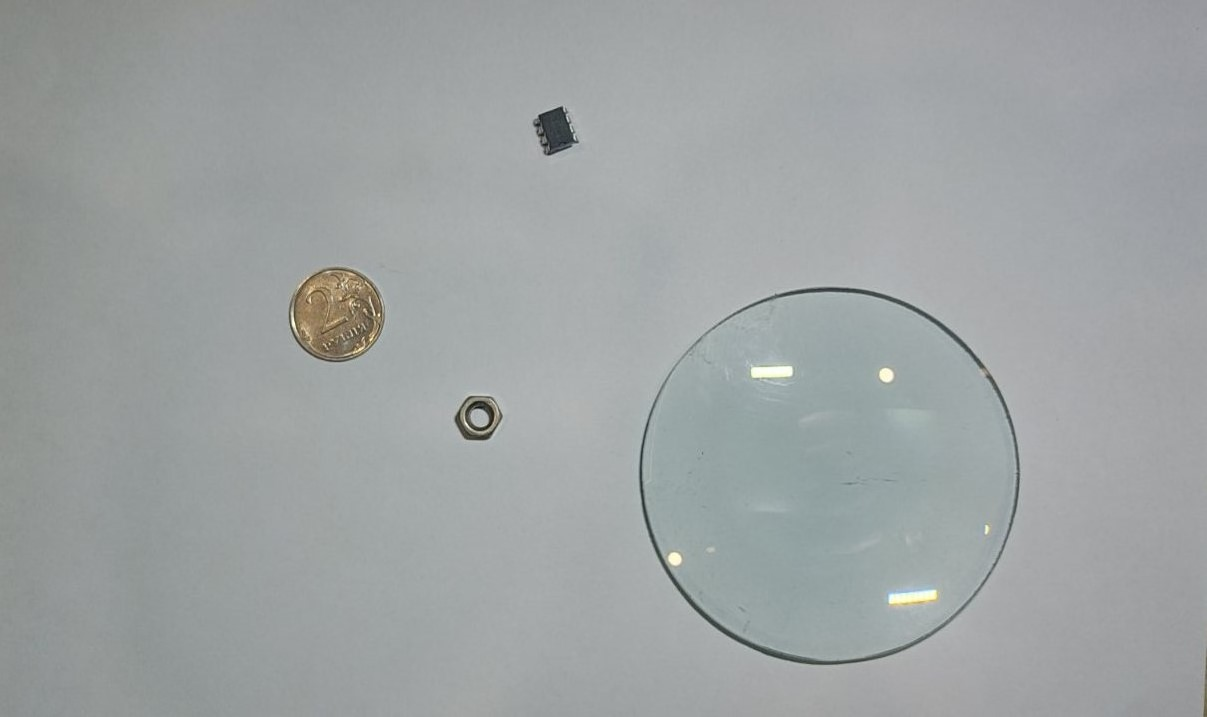
#> input picture 18/Фото1.jpg, 1207 x 717 px
$ jupyter execute --allow-errors 18.ipynb   (shell and % lines are left out)   (older library calls are emulated)
#> lines starting #> are read from the running program, lines starting #| are printed output that depends on the picture; after the words box and inside, x2 and y2 are one past the last pixel; in counts of white or black regions, pixels touching at a corner belong together
[cell 1]
import cv2 # импорт Open CV
from google.colab.patches import cv2_imshow # cv2_imshow служит для отображения картинок в Google Colab
import numpy as np
from scipy.spatial import distance as dist
from imutils import perspective
from imutils import contours
import argparse
import imutils
import matplotlib.pyplot as plt

[cell 2]
from google.colab import files

uploaded = files.upload()
#> the answer given: Фото1.jpg

for fn in uploaded.keys():
  print('Файл(ы) "{name}" размером {length} байт загружен(ы)'.format(
      name=fn, length=len(uploaded[fn])))

[cell 3]
fileName = 'Фото1.jpg'

image = cv2.imread(fileName) # считываем данные графического файла в переменную image
#> image is the input picture: shape (717, 1207, 3); mean B, G, R 163.3, 162.9, 158.3
cv2_imshow(image)

[cell 4]
gray = cv2.cvtColor(image, cv2.COLOR_BGR2GRAY) # Преобразование в градации серого. openCV  оперирует палитрой BGR

gray = cv2.GaussianBlur(gray, (3, 3), 0) # Фильтр Гаусса с маской 3х3. Отсутствие размытия зачастую дает детекцию ложных объектов

cv2_imshow(gray)

[cell 5]
edged = cv2.Canny(gray, 50, 70) # Обнаруживаем края.
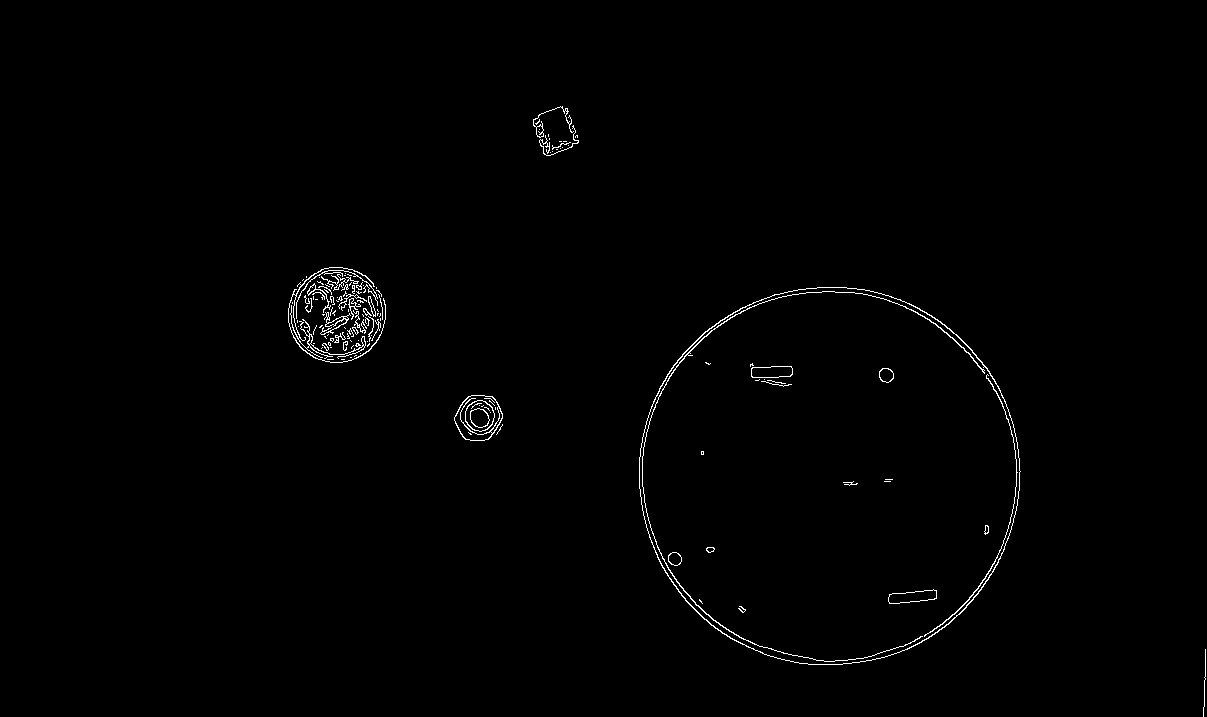
#> edged: shape (717, 1207); 0.74% white in thin lines or dots, all inside (x1, y1, x2, y2) = (288, 106, 1206, 717)
cv2_imshow(edged)

[cell 6]
edged = cv2.erode(cv2.dilate(edged, None, iterations=1), None, iterations=1)# Выполняем дилатацию и эрозию, чтобы  получить четкие края
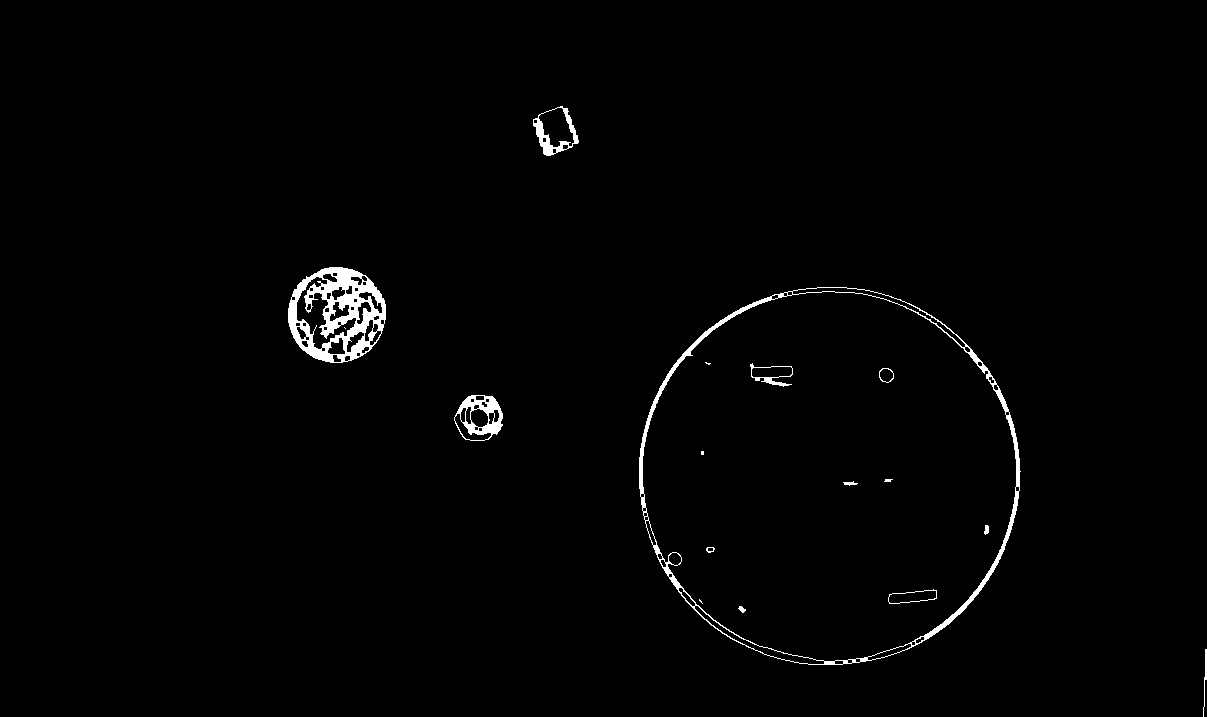
#> edged: shape (717, 1207); 1.3% white; 17 white regions (4 under 20 px)
cv2_imshow(edged)

[cell 7]
# RETR_EXTERNAL -  находит только внешние контуры, CV_CHAIN_APPROX_SIMPLE — склеивает все горизонтальные, вертикальные и диагональные контуры.
cnts = cv2.findContours(edged, cv2.RETR_EXTERNAL,cv2.CHAIN_APPROX_SIMPLE)
#> cnts = 5 contours; box (x1, y1, x2, y2) and area: (639, 287, 1021, 665) 113065, (288, 267, 386, 363) 7245, (454, 395, 503, 441) 1704, (533, 106, 579, 156) 1465, (1203, 649, 1207, 717) 33
cnts = cnts[0] if len(cnts) == 2 else cnts[1]

(cnts, _) = contours.sort_contours(cnts) # сортируем найденные контуры в порядке слева направо, для определения эталонного (левого) объекта

# визуализация найденных контуров
cnts_image = image.copy()
cv2.drawContours(cnts_image, cnts, -1, (0, 255, 0), 2)
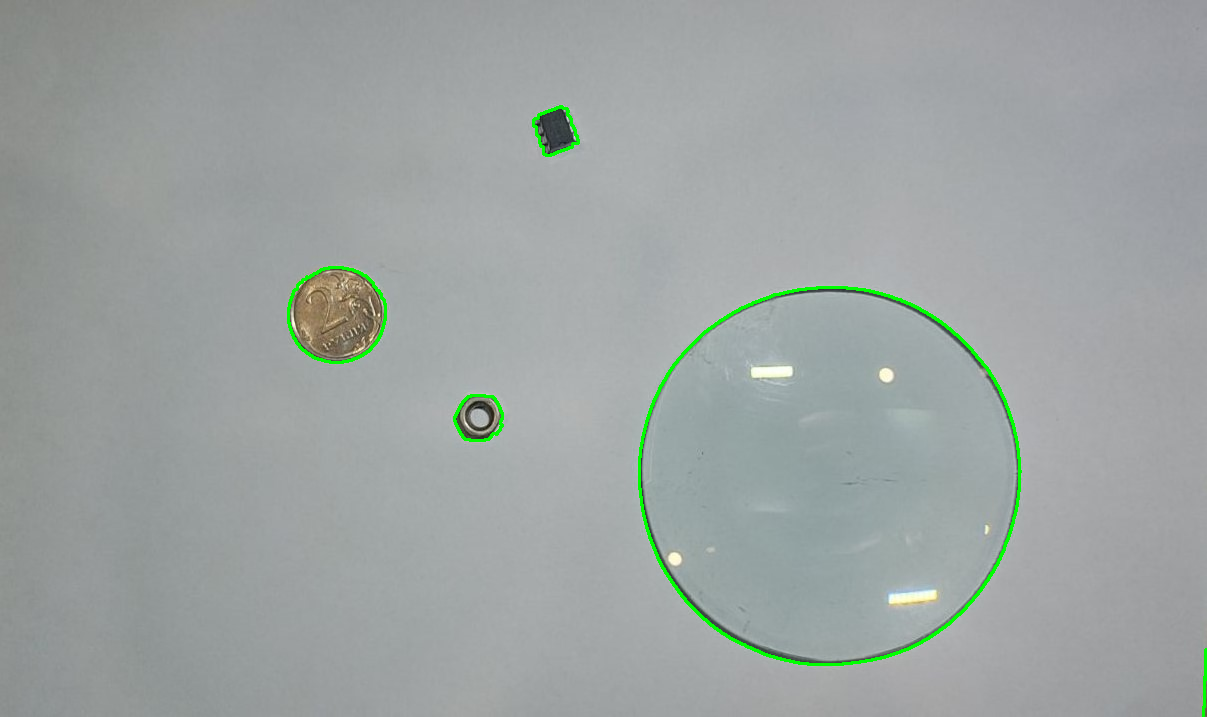
#> cnts_image: shape (717, 1207, 3); 0.74% of pixels changed, all inside (x1, y1, x2, y2) = (287, 105, 1207, 717)
cv2_imshow(cnts_image)
